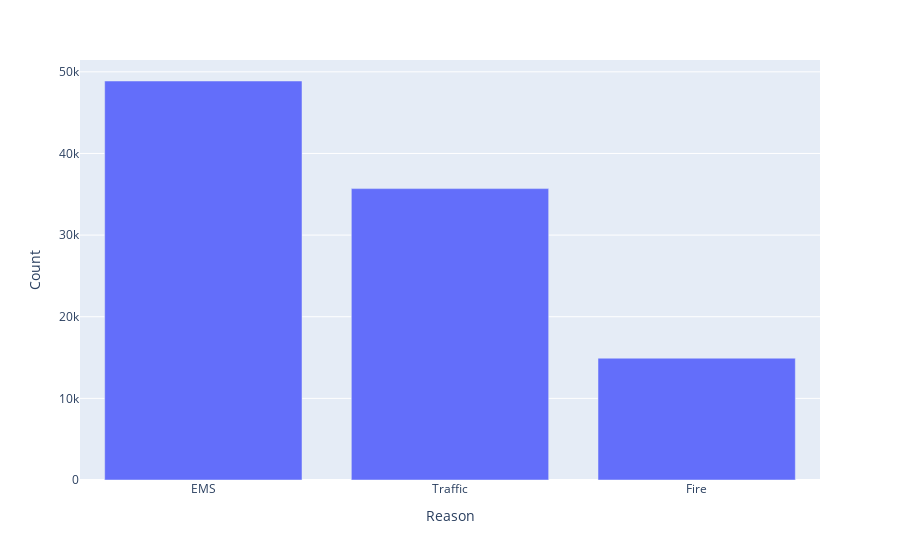

Notebook code for this chart:
### Markdown cell above
# Count of 911 calls by Reasons

### Code cell
Reason=top_reason['Reason']
Count=top_reason['Count']
px.bar(top_reason,y=Count,x=Reason)

### Figure 1 — Plotly figure (JSON) as saved in the notebook; plotly's stock layout.template omitted (floating-point values rounded to 4 significant figures)
{"data": [{"alignmentgroup": "True", "hovertemplate": "Reason=%{x}<br>Count=%{y}<extra></extra>", "legendgroup": "", "marker": {"color": "#636efa", "pattern": {"shape": ""}}, "name": "", "offsetgroup": "", "orientation": "v", "showlegend": false, "textposition": "auto", "type": "bar", "x": ["EMS", "Traffic", "Fire"], "xaxis": "x", "y": [48877, 35695, 14920], "yaxis": "y"}], "layout": {"barmode": "relative", "legend": {"tracegroupgap": 0}, "margin": {"t": 60}, "xaxis": {"anchor": "y", "domain": [0, 1], "title": {"text": "Reason"}}, "yaxis": {"anchor": "x", "domain": [0, 1], "title": {"text": "Count"}}}}
